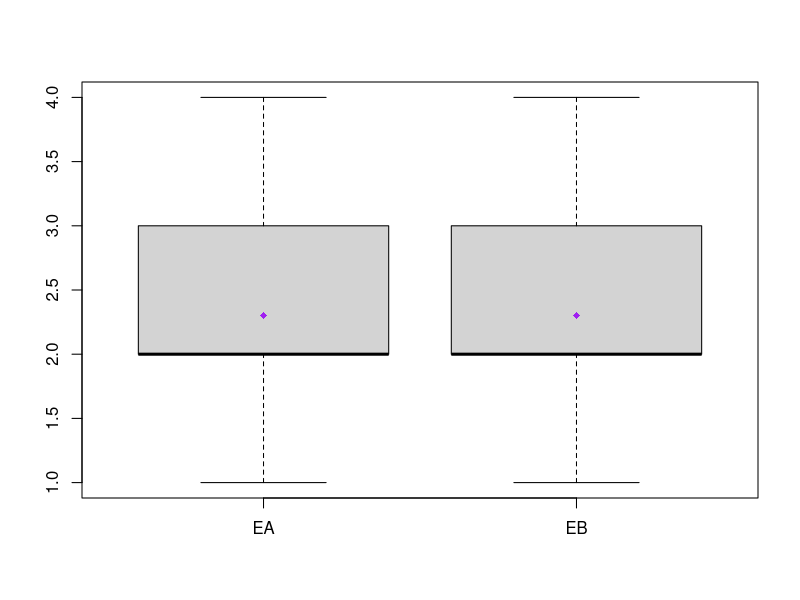
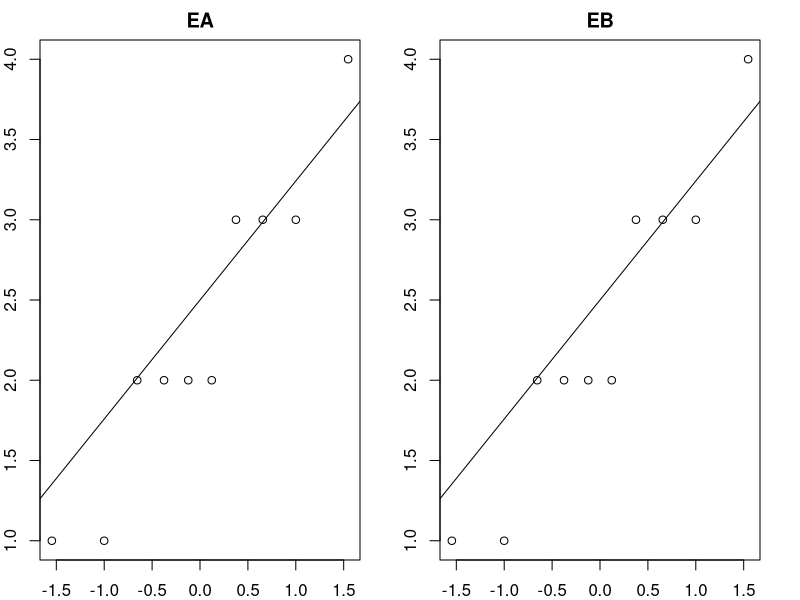
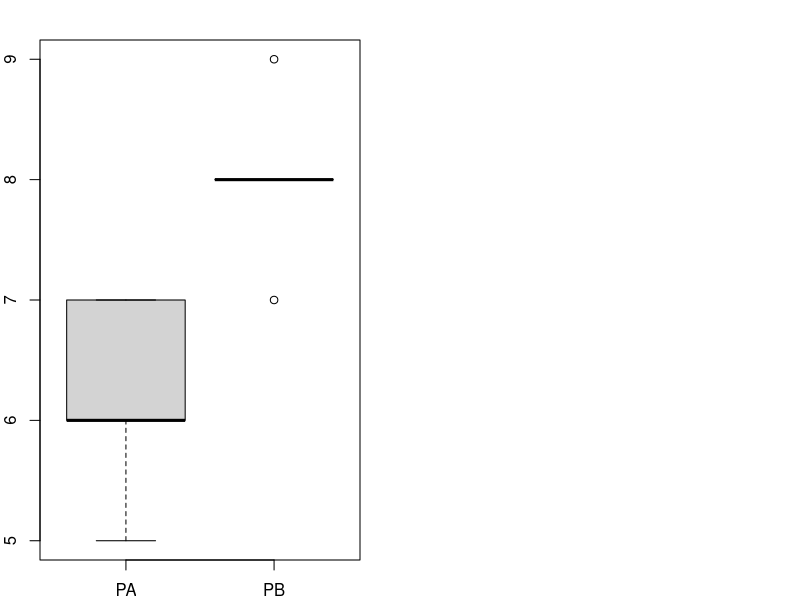
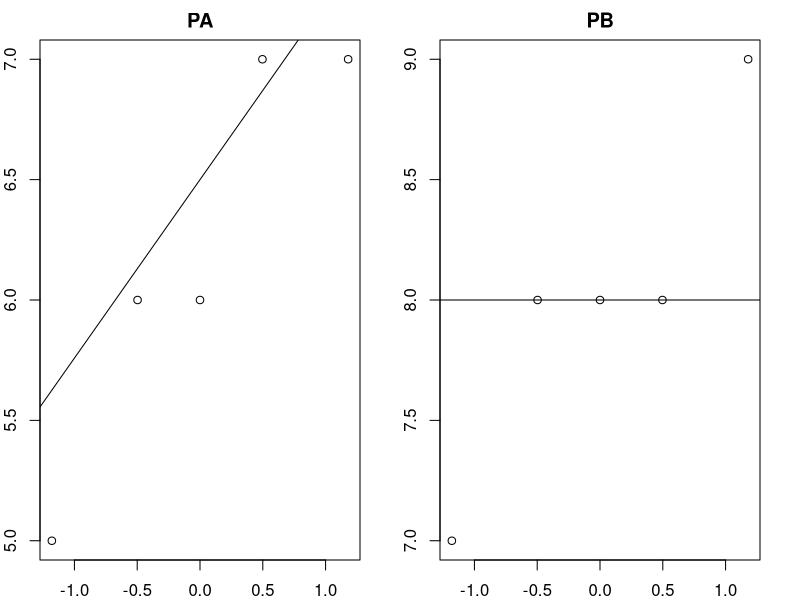

Source code (R) for these figures, in order:
#INDEPENDIENTES
EA = c(2, 3, 1, 4, 2, 3, 2, 1, 3, 2)
EB = c(3, 2, 1, 3, 2, 2, 4, 2, 3, 1)


boxplot(EA, EB, names=c("EA", "EB"))

medias = c(mean(EA),mean(EB))
points(medias,pch=18,col="purple")

par(mar = c(2, 2, 2, 2))
par(mfrow = c(1, 2))
qqnorm(EA, xlab = "", ylab = "", main = "EA")
qqline(EA)
qqnorm(EB, xlab = "", ylab = "", main = "EB")
qqline(EB)

##### PRUEBA T
t.test(EA, EB, paired = FALSE)

### SEGUNDO EJERCICIO EN CLASE
PA = c(7, 6, 5, 6, 7)
PB = c(8, 7, 8, 8, 9)

boxplot(PA, PB, names=c("PA", "PB"))

par(mar = c(2, 2, 2, 2))
par(mfrow = c(1, 2))
qqnorm(PA, xlab = "", ylab = "", main = "PA")
qqline(PA)
qqnorm(PB, xlab = "", ylab = "", main = "PB")
qqline(PB)